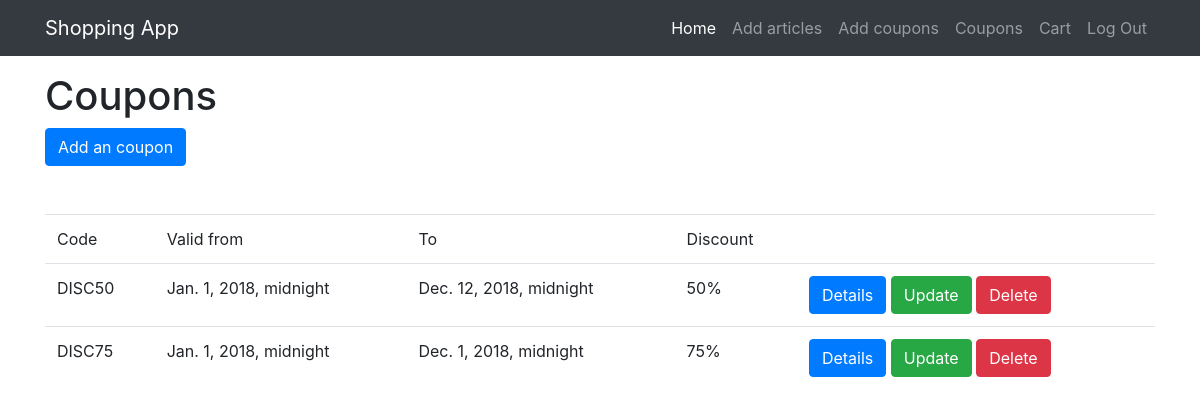
Screenshot of /coupons/list (signed in) with the database file from the repository.
### coupons/models.py (models this page shows, shortened)
class Coupon(models.Model):
    code = models.CharField(max_length=50)
    valid_from = models.DateTimeField()
    valid_to = models.DateTimeField()
    discount = models.IntegerField(
        validators=[MinValueValidator(0), MaxValueValidator(100)])
    active = models.BooleanField()

### coupons/views.py (the view)
# urls.py: path('list', views.ListACouponView.as_view(), name='coupon_list_a'),
class ListACouponView(views.LoginRequiredMixin,
                      views.PermissionRequiredMixin,
                      ListView):
    permission_required = "coupons.change_coupons"
    model = Coupon
    template_name = 'coupon/lista.html'

### coupons/templates/coupon/lista.html (shortened to what this page needs)
{% extends "base.html" %}
{% load i18n %}
{% block content %}
<div class="row">
    <div class="col-sm-12">
        <h1>Coupons</h1>
        <a href="{% url 'coupon:coupon_add' %}" class="btn btn-primary">{%trans 'Add an coupon' %}</a></br></br></br>
        <table class="table">
            <tr>
                <td>Code</td>
                <td>Valid from</td>
                <td>To</td>
                <td>Discount</td>
                <td></td>
            </tr>
            {% for coupon in object_list %}
            <tr>
                <td>{{ coupon.code }}</td>
                <td>{{ coupon.valid_from }}</td>
                <td>{{ coupon.valid_to }}</td>
                <td>{{ coupon.discount }}%</td>
                <td>
                    <a href="{% url 'coupon:coupon_details' coupon.id %}" class="btn btn-primary">Details</a> <a href="{% url 'coupon:coupon_update' coupon.id %}" class="btn btn-success">{% trans 'Update'%}</a> <a href="{% url 'coupon:coupon_delete' coupon.id %}" class="btn btn-danger">{% trans 'Delete' %}</a></li>
                </td>
            </tr>
            {% endfor %}
        </table>
    </div>
</div>
{% endblock %}

### rows the page displays
Coupon: code "DISC50", valid_from "Jan. 1, 2018, midnight", valid_to "Dec. 12, 2018, midnight", discount "50"
Coupon: code "DISC75", valid_from "Jan. 1, 2018, midnight", valid_to "Dec. 1, 2018, midnight", discount "75"
